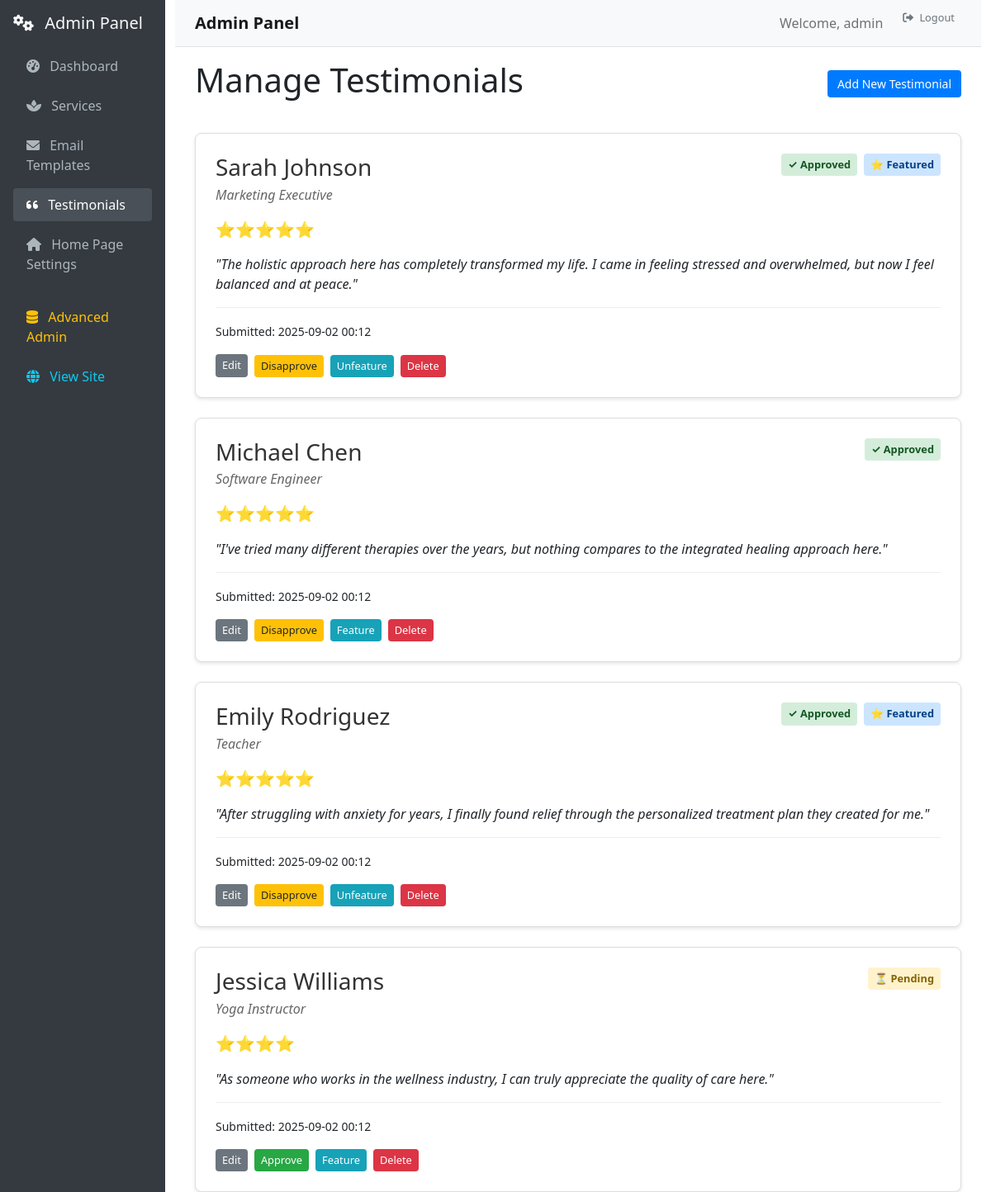
Page /admin/testimonials (signed in) on the committed database.
### db/models.py (models this page shows, shortened)
class User(db.Model, UserMixin):
    __tablename__ = 'users'
    id = db.Column(db.Integer, primary_key=True, autoincrement=True)
    is_paid = db.Column(db.Boolean, default=False)
    username = db.Column(db.String(80), nullable=False, unique=True)
    email = db.Column(db.String(120), nullable=False, unique=True)
    password = db.Column(db.String(128), nullable=False)
    role_id = db.Column(db.Integer, db.ForeignKey('roles.id'), nullable=False)
    role = db.relationship('Role', backref=db.backref('users', lazy=True))
    created_at = db.Column(db.DateTime, default=db.func.now())
    updated_at = db.Column(db.DateTime, default=db.func.now(), onupdate=db.func.now())

class Testimonial(db.Model):
    __tablename__ = "testimonials"
    id = db.Column(db.Integer, primary_key=True)
    client_name = db.Column(db.String(100), nullable=False)
    client_title = db.Column(db.String(100), nullable=True)  # Job title or profession
    testimonial_text = db.Column(db.Text, nullable=False)
    rating = db.Column(db.Integer, nullable=False, default=5)  # 1-5 star rating
    is_approved = db.Column(db.Boolean, default=False, nullable=False)  # Admin approval
    is_featured = db.Column(db.Boolean, default=False, nullable=False)  # Show on homepage
    email = db.Column(db.String(120), nullable=True)  # Optional client email
    created_at = db.Column(db.DateTime, default=db.func.now())
    updated_at = db.Column(db.DateTime, default=db.func.now(), onupdate=db.func.now())
    approved_at = db.Column(db.DateTime, nullable=True)
    approved_by = db.Column(db.Integer, db.ForeignKey('users.id'), nullable=True)
    approver = db.relationship('User', backref=db.backref('approved_testimonials', lazy=True))
    def get_star_display(self):
        return "⭐" * self.rating

### routes/admin.py (the view)
@admin_bp.route('/testimonials')
@admin_required
def admin_testimonials():
    testimonials = Testimonial.query.order_by(Testimonial.created_at.desc()).all()
    return render_template('admin/testimonials.html', testimonials=testimonials)

### flask_app.py (called while the page is built)
@login_manager.user_loader
def load_user(user_id):
    return User.query.get(int(user_id))

### routes/admin.py (called while the page is built)
def admin_required(f):
    @wraps(f)
    @login_required
    def decorated_function(*args, **kwargs):
        if not current_user.is_authenticated or current_user.role.name != 'admin':
            flash('Admin access required.', 'error')
            return redirect(url_for('home'))
        return f(*args, **kwargs)
    return decorated_function

### templates/admin/testimonials.html (shortened to what this page needs)
{% extends "admin/base.html" %}
{% block content %}
<div class="admin-header">
    <h1>Manage Testimonials</h1>
    <a href="{{ url_for('admin_panel.create_testimonial') }}" class="btn btn-primary">Add New Testimonial</a>
</div>
<div class="testimonials-grid">
    {% for testimonial in testimonials %}
    <div class="testimonial-admin-card">
        <div class="testimonial-header">
            <div class="client-info">
                <h3>{{ testimonial.client_name }}</h3>
                {% if testimonial.client_title %}
                <p class="client-title">{{ testimonial.client_title }}</p>
                {% endif %}
            </div>
            <div class="testimonial-status">
                {% if testimonial.is_approved %}
                    <span class="status-badge approved">✓ Approved</span>
                {% else %}
                    <span class="status-badge pending">⏳ Pending</span>
                {% endif %}
                {% if testimonial.is_featured %}
                    <span class="status-badge featured">⭐ Featured</span>
                {% endif %}
            </div>
        </div>
        <div class="rating">
            {{ testimonial.get_star_display() }}
        </div>
        <div class="testimonial-text">
            <p>"{{ testimonial.testimonial_text }}"</p>
        </div>
        <div class="testimonial-meta">
            <small>
                Submitted: {{ testimonial.created_at.strftime('%Y-%m-%d %H:%M') }}
            </small>
        </div>
        <div class="testimonial-actions">
            <a href="{{ url_for('admin_panel.edit_testimonial', testimonial_id=testimonial.id) }}" class="btn btn-secondary btn-sm">Edit</a>
            {% if testimonial.is_approved %}
                <form method="POST" action="{{ url_for('admin_panel.disapprove_testimonial', testimonial_id=testimonial.id) }}" style="display: inline;">
                    <button type="submit" class="btn btn-warning btn-sm" onclick="return confirm('Disapprove this testimonial?')">Disapprove</button>
                </form>
            {% else %}
                <form method="POST" action="{{ url_for('admin_panel.approve_testimonial', testimonial_id=testimonial.id) }}" style="display: inline;">
                    <button type="submit" class="btn btn-success btn-sm">Approve</button>
                </form>
            {% endif %}
            <form method="POST" action="{{ url_for('admin_panel.toggle_feature_testimonial', testimonial_id=testimonial.id) }}" style="display: inline;">
                <button type="submit" class="btn btn-info btn-sm">
                    {% if testimonial.is_featured %}Unfeature{% else %}Feature{% endif %}
                </button>
            </form>
            <form method="POST" action="{{ url_for('admin_panel.delete_testimonial', testimonial_id=testimonial.id) }}" style="display: inline;">
                <button type="submit" class="btn btn-danger btn-sm" onclick="return confirm('Delete this testimonial permanently?')">Delete</button>
            </form>
        </div>
    </div>
    {% else %}
    <div class="no-testimonials">
        <p>No testimonials found. <a href="{{ url_for('admin_panel.create_testimonial') }}">Create the first one</a>.</p>
    </div>
    {% endfor %}
</div>
{% endblock %}

### templates/admin/base.html (shortened to what this page needs)
<!DOCTYPE html>
<html lang="en">
<head>
    <link href="https://cdn.jsdelivr.net/npm/bootstrap@5.1.3/dist/css/bootstrap.min.css" rel="stylesheet">
    <link href="https://cdnjs.cloudflare.com/ajax/libs/font-awesome/6.0.0/css/all.min.css" rel="stylesheet">
</head>
<body>
    <div class="container-fluid">
        <div class="row">
            <nav class="col-md-3 col-lg-2 sidebar p-3">
                <div class="mb-3">
                    <h5 class="text-light">
                        <i class="fas fa-cogs me-2"></i>
                        Admin Panel
                    </h5>
                </div>
                <ul class="nav flex-column">
                    <li class="nav-item">
                        <a class="nav-link {% if request.endpoint == 'admin_panel.admin_panel' %}active{% endif %}"
                           href="{{ url_for('admin_panel.admin_panel') }}">
                            <i class="fas fa-tachometer-alt me-2"></i>
                            Dashboard
                        </a>
                    </li>
                    <li class="nav-item">
                        <a class="nav-link {% if request.endpoint == 'admin_panel.admin_services' %}active{% endif %}"
                           href="{{ url_for('admin_panel.admin_services') }}">
                            <i class="fas fa-spa me-2"></i>
                            Services
                        </a>
                    </li>
                    <li class="nav-item">
                        <a class="nav-link {% if request.endpoint == 'admin_panel.admin_emails' %}active{% endif %}"
                           href="{{ url_for('admin_panel.admin_emails') }}">
                            <i class="fas fa-envelope me-2"></i>
                            Email Templates
                        </a>
                    </li>
                    <li class="nav-item">
                        <a class="nav-link {% if request.endpoint == 'admin_panel.admin_testimonials' %}active{% endif %}"
                           href="{{ url_for('admin_panel.admin_testimonials') }}">
                            <i class="fas fa-quote-left me-2"></i>
                            Testimonials
                        </a>
                    </li>
                    <li class="nav-item">
                        <a class="nav-link {% if request.endpoint == 'admin_panel.admin_settings' %}active{% endif %}"
                           href="{{ url_for('admin_panel.admin_settings') }}">
                            <i class="fas fa-home me-2"></i>
                            Home Page Settings
                        </a>
                    </li>
                    <li class="nav-item mt-3">
                        <a class="nav-link text-warning" href="/admin/">
                            <i class="fas fa-database me-2"></i>
                            Advanced Admin
                        </a>
                    </li>
                    <li class="nav-item">
                        <a class="nav-link text-info" href="{{ url_for('home') }}">
                            <i class="fas fa-globe me-2"></i>
                            View Site
                        </a>
                    </li>
                </ul>
            </nav>
            <main class="col-md-9 col-lg-10 main-content">
                <nav class="navbar navbar-expand-lg navbar-light bg-light border-bottom">
                    <div class="container-fluid">
                        <span class="navbar-brand mb-0 h1">
                            {% block page_title %}Admin Panel{% endblock %}
                        </span>
                        <div class="navbar-nav ms-auto">
                            <span class="navbar-text me-3">
                                Welcome, {{ current_user.username }}
                            </span>
                            <a class="btn btn-outline-secondary btn-sm" href="/api/logout" onclick="handleLogout(event)">
                                <i class="fas fa-sign-out-alt me-1"></i>
                                Logout
                            </a>
                        </div>
                    </div>
                </nav>
                <div class="container-fluid mt-3">
                    {% block content %}{% endblock %}
                </div>
            </main>
        </div>
    </div>
</body>
</html>

### templates/admin/base.html (style rules this page uses)
.sidebar { min-height: 100vh; background: #343a40; }
.sidebar .nav-link { color: #adb5bd; border-radius: 0.25rem; margin: 0.25rem 0; }
.sidebar .nav-link:hover, .sidebar .nav-link.active { color: #fff; background-color: #495057; }
.main-content { min-height: 100vh; }
.navbar-brand { font-weight: bold; }

### templates/admin/testimonials.html (style rules this page uses)
.admin-header { display: flex; justify-content: space-between; align-items: center; margin-bottom: 2rem; }
.testimonials-grid { display: grid; gap: 1.5rem; }
.testimonial-admin-card { background: white; border: 1px solid #ddd; border-radius: 8px; padding: 1.5rem; box-shadow: 0 2px 4px rgba(0,0,0,0.1); }
.testimonial-header { display: flex; justify-content: space-between; align-items: flex-start; margin-bottom: 1rem; }
.client-info h3 { margin: 0; color: #333; }
.client-title { margin: 0.25rem 0 0 0; color: #666; font-style: italic; }
.testimonial-status { display: flex; gap: 0.5rem; flex-wrap: wrap; }
.status-badge { padding: 0.25rem 0.5rem; border-radius: 4px; font-size: 0.8rem; font-weight: bold; }
.status-badge.approved { background: #d4edda; color: #155724; }
.status-badge.pending { background: #fff3cd; color: #856404; }
.status-badge.featured { background: #cce5ff; color: #004085; }
.rating { font-size: 1.2rem; margin-bottom: 1rem; }
.testimonial-text { margin-bottom: 1rem; font-style: italic; }
.testimonial-meta { margin-bottom: 1rem; padding-top: 1rem; border-top: 1px solid #eee; }
.testimonial-actions { display: flex; gap: 0.5rem; flex-wrap: wrap; }
.btn { padding: 0.375rem 0.75rem; border: none; border-radius: 4px; cursor: pointer; text-decoration: none; font-size: 0.875rem; }
.btn-primary { background: #007bff; color: white; }
.btn-secondary { background: #6c757d; color: white; }
.btn-success { background: #28a745; color: white; }
.btn-warning { background: #ffc107; color: #212529; }
.btn-info { background: #17a2b8; color: white; }
.btn-danger { background: #dc3545; color: white; }
.btn-sm { padding: 0.25rem 0.5rem; font-size: 0.8rem; }

### rows in the picture
User: username "admin"
Testimonial: client_name "Sarah Johnson", client_title "Marketing Executive", is_approved "✓ Approved", is_featured "⭐ Featured", star "⭐⭐⭐⭐⭐", testimonial_text "The holistic approach here has completely transformed my life. I came in feeling stressed and overwhelmed, but now I feel balanced and at peace.", created_at "2025-09-02 00:12"
Testimonial: client_name "Michael Chen", client_title "Software Engineer", is_approved "✓ Approved", star "⭐⭐⭐⭐⭐", testimonial_text "I've tried many different therapies over the years, but nothing compares to the integrated healing approach here.", created_at "2025-09-02 00:12", is_featured "Feature"
Testimonial: client_name "Emily Rodriguez", client_title "Teacher", is_approved "✓ Approved", is_featured "⭐ Featured", star "⭐⭐⭐⭐⭐", testimonial_text "After struggling with anxiety for years, I finally found relief through the personalized treatment plan they created for me.", created_at "2025-09-02 00:12"
Testimonial: client_name "Jessica Williams", client_title "Yoga Instructor", is_approved "⏳ Pending", star "⭐⭐⭐⭐", testimonial_text "As someone who works in the wellness industry, I can truly appreciate the quality of care here.", created_at "2025-09-02 00:12", is_featured "Feature"
